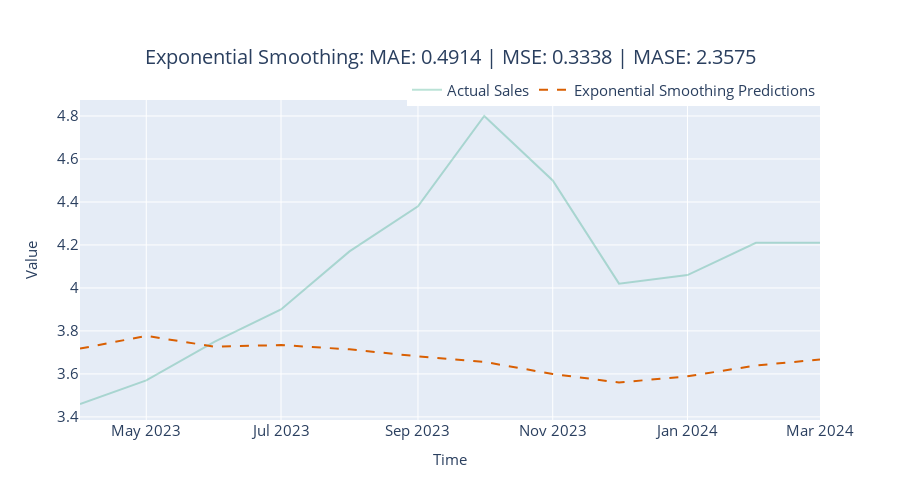

The notebook cell this image was saved under:
### Markdown cell above
### Exponential Smoothing

### Code cell
name = "Exponential Smoothing"
# Suppress FutureWarning
with warnings.catch_warnings():
    warnings.filterwarnings("ignore", category=FutureWarning)
    ets_model = ExponentialSmoothing(trend=ModelMode.ADDITIVE, damped=True, seasonal=SeasonalityMode.ADDITIVE, seasonal_periods=seasonal_periods, random_state=2)
    with LogTime() as timer:
        y_pred, metrics = eval_model(ets_model, ts_train, ts_test, name=name)
    metrics['Time Elapsed'] = timer.elapsed
metric_record.append(metrics)
y_pred = format_y_pred(y_pred, "ets_predictions")
pred_df = pred_df.join(y_pred)

fig = plot_forecast(pred_df, forecast_columns=["ets_predictions"], forecast_display_names=['Exponential Smoothing Predictions'])
fig = format_plot(fig, title=f"Exponential Smoothing: MAE: {metrics['MAE']:.4f} | MSE: {metrics['MSE']:.4f} | MASE: {metrics['MASE']:.4f}")
fig.show()

### Figure 1 — Plotly figure (JSON) as saved in the notebook; plotly's stock layout.template omitted (floating-point values rounded to 4 significant figures)
{"data": [{"line": {"color": "rgba(27,158,119, 0.3)"}, "mode": "lines", "name": "Actual Sales", "type": "scatter", "x": ["2023-04-01T00:00:00", "2023-05-01T00:00:00", "2023-06-01T00:00:00", "2023-07-01T00:00:00", "2023-08-01T00:00:00", "2023-09-01T00:00:00", "2023-10-01T00:00:00", "2023-11-01T00:00:00", "2023-12-01T00:00:00", "2024-01-01T00:00:00", "2024-02-01T00:00:00", "2024-03-01T00:00:00"], "y": [3.46, 3.57, 3.75, 3.9, 4.17, 4.38, 4.8, 4.5, 4.02, 4.06, 4.21, 4.21]}, {"line": {"color": "rgba(217,95,2, 1)", "dash": "dash"}, "mode": "lines", "name": "Exponential Smoothing Predictions", "type": "scatter", "x": ["2023-04-01T00:00:00", "2023-05-01T00:00:00", "2023-06-01T00:00:00", "2023-07-01T00:00:00", "2023-08-01T00:00:00", "2023-09-01T00:00:00", "2023-10-01T00:00:00", "2023-11-01T00:00:00", "2023-12-01T00:00:00", "2024-01-01T00:00:00", "2024-02-01T00:00:00", "2024-03-01T00:00:00"], "y": [3.718, 3.777, 3.727, 3.734, 3.714, 3.682, 3.656, 3.6, 3.56, 3.589, 3.639, 3.667]}], "layout": {"autosize": false, "height": 500, "legend": {"font": {"size": 15}, "orientation": "h", "title": {}, "x": 1, "xanchor": "right", "y": 0.98, "yanchor": "bottom"}, "title": {"font": {"size": 20}, "text": "Exponential Smoothing: MAE: 0.4914 | MSE: 0.3338 | MASE: 2.3575", "x": 0.5, "xanchor": "center", "yanchor": "top"}, "width": 900, "xaxis": {"autorange": true, "range": ["2023-04-01", "2024-03-01"], "tickfont": {"size": 15}, "title": {"font": {"size": 15}, "text": "Time"}, "type": "date"}, "yaxis": {"autorange": true, "range": [3.386, 4.874], "tickfont": {"size": 15}, "title": {"font": {"size": 15}, "text": "Value"}, "type": "linear"}}}
